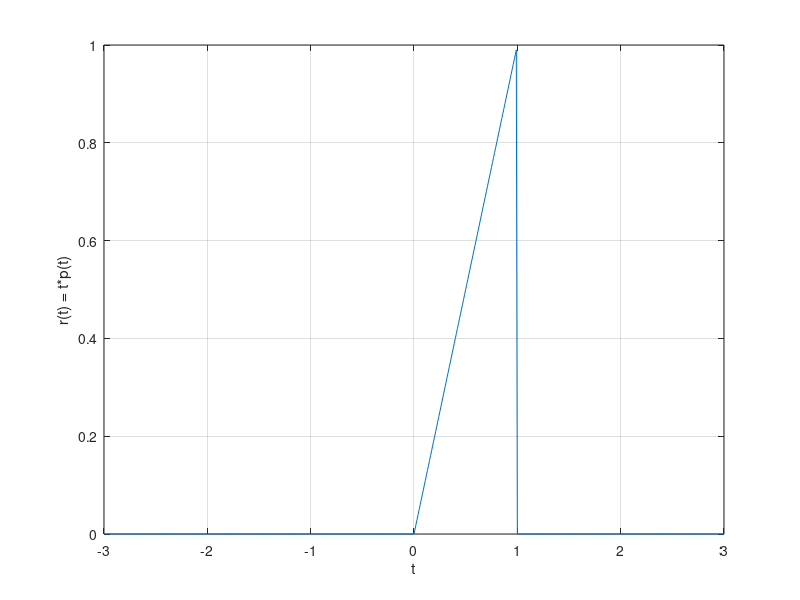
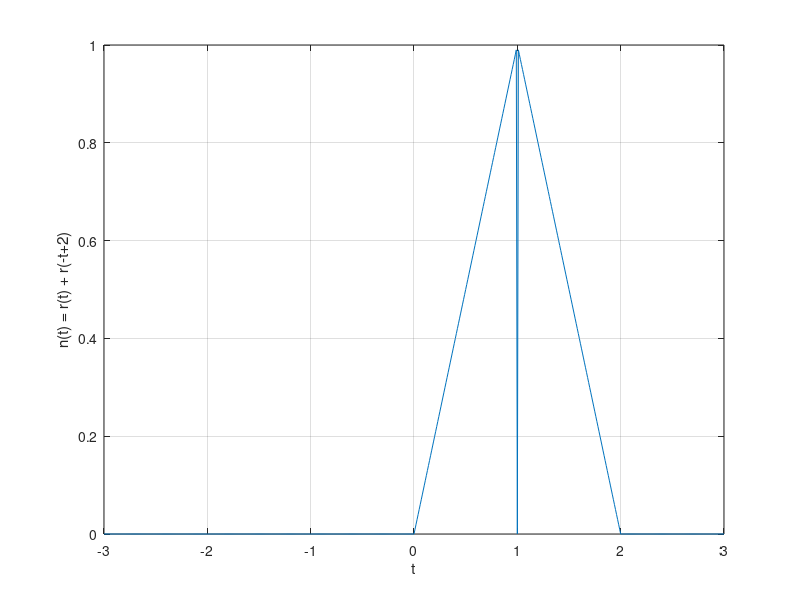

Source code (MATLAB) for these figures, in order:
p = @(t) 1.0.*((t>=0)&(t<1));        %setting p(t) as before
t = (-3:0.01:3);				     %increasing interval to see more
r = @(t) t.*p(t);				     %r(t) function
n = @(t) r(t) + r(-t + 2);			 %n(t) function
figure;					             %just taking out the figure to start plotting
plot(t, r(t));					     %r(t) figure
xlabel('t');
ylabel('r(t) = t*p(t)');
grid;
figure;
plot(t, n(t));					     %n(t) figure
xlabel('t');
ylabel('n(t) = r(t) + r(-t+2)');
grid;